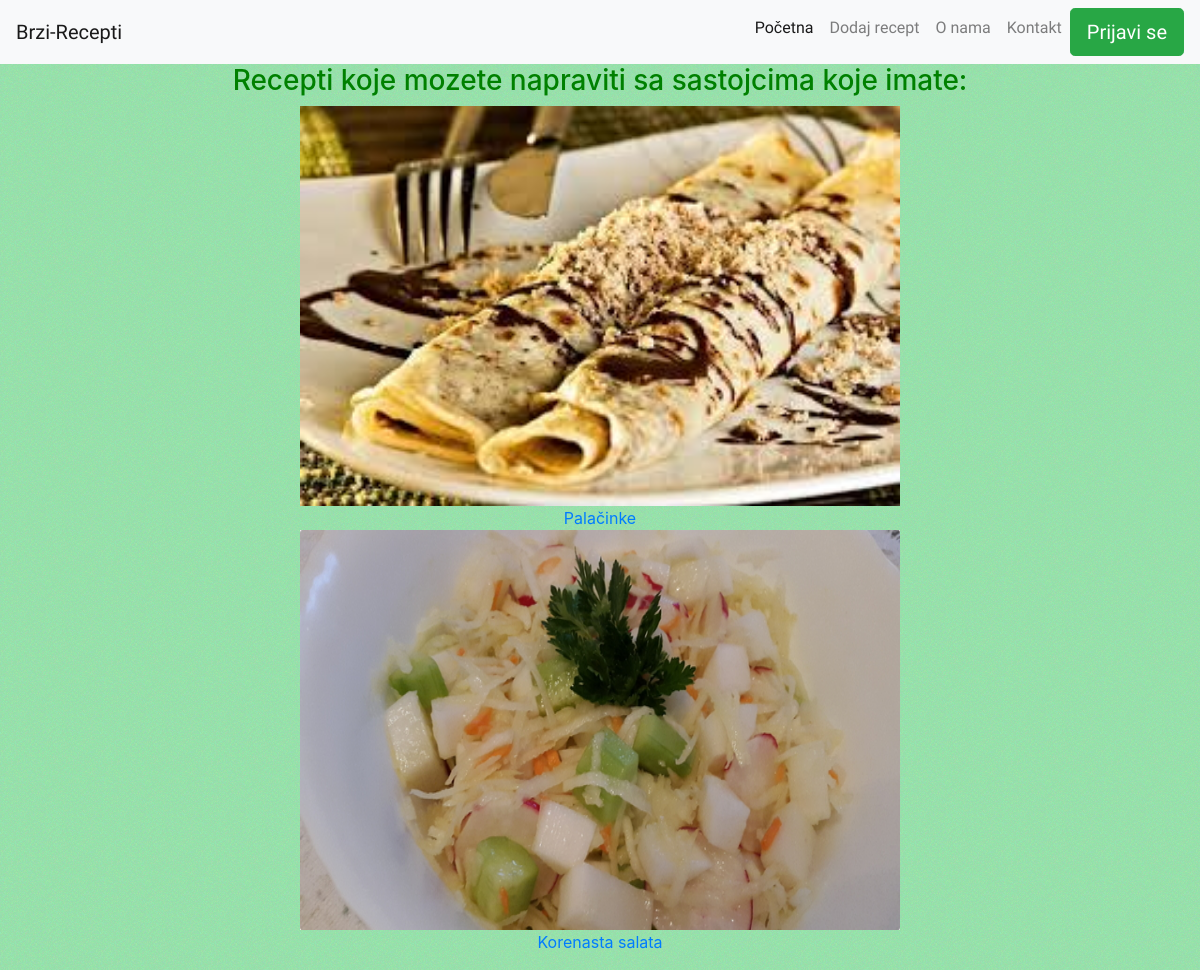
The page /recepti/ on the database its author committed.
### recepti/models.py (models this page shows, shortened)
class Jela(models.Model):
    ime = models.CharField(max_length=100)
    slika = models.FileField()
    kategorija = models.ManyToManyField(Kategorije)
    sastojci = models.ManyToManyField(Sastojci)
    sastojci_opis = models.TextField(null=True)
    nacin_pripreme = models.TextField()
    je_vegeterijansko = models.BooleanField(default=False)
    class Meta:
        verbose_name_plural = "Jela"

### recepti/views.py (the view)
# urls.py: path('recepti/', views.ReceptiView.as_view(), name='recepti'),
class ReceptiView(generic.ListView):  # recepti koje mozete napraviti sa vasim sastojcima
    context_object_name = 'sva_jela'
    template_name = 'recepti/recepti.html'
    def get_queryset(self):
        return Jela.objects.all()

### recepti/templates/recepti/recepti.html (shortened to what this page needs)
{% extends 'recepti/base.html' %}
{% load staticfiles %}
{% block body %}
    <link rel="stylesheet" type="text/css" href="{% static 'recepti/recepti.css' %}" >
    <h3 align = 'center'> Recepti koje mozete napraviti sa sastojcima koje imate: </h3>
    <ul align = 'center' class = 'list-unstyled'>
        {% for jelo in sva_jela %}
            <a href = "{% url 'detalji' jelo.id %}"><img align = 'center' src="{{jelo.slika.url}}" width="600" height="400"></a><br/>
            <a href="{% url 'detalji' jelo.id %}" align = 'center'>  {{ jelo.ime }} </a><br>
        {% endfor %}
    </ul>
{% endblock %}

### recepti/templates/recepti/base.html (shortened to what this page needs)
<!DOCTYPE html>
<html lang="en">
<head>
    {% load staticfiles %}
    <link rel="stylesheet" href="https://maxcdn.bootstrapcdn.com/bootstrap/4.0.0/css/bootstrap.min.css">
    <link rel="stylesheet" type="text/css" href="{% static 'recepti/style.css' %}" >
</head>
<body>
<nav class="navbar navbar-expand-lg navbar-light bg-light">
  <a class="navbar-brand" href="{% url 'index' %}">Brzi-Recepti</a>
  <div class="collapse navbar-collapse" id="navbarSupportedContent">
    <ul class="navbar-nav ml-auto">
      <li class="nav-item active">
        <a class="nav-link" href="{% url 'index' %}">Početna <span class="sr-only">(current)</span></a>
      </li>
      <li class="nav-item">
        <a class="nav-link" href="#">Dodaj recept</a>
      </li>
      <li class="nav-item">
        <a class="nav-link" href="#">O nama</a>
      </li>
      <li class="nav-item">
        <a class="nav-link" href="#">Kontakt</a>
      </li>
      <li class="nav-item">
        {% if user.is_authenticated %}
          <a href="{% url 'odjavljivanje' %}" class="btn btn-lg btn-success">Odjavi se</a>
        {% else %}
          <a href="{% url 'prijavljivanje' %}" class="btn btn-lg btn-success">Prijavi se</a>
        {% endif %}
      </li>
    </ul>
  </div>
</nav>
{% block body %}
{% endblock %}
</body>
</html>

### recepti/static/recepti/style.css (style rules this page uses)
body { background: url("images/background.png"); background-color: #85f5a3; }
nav { font-family: Indie Flower; }

### recepti/static/recepti/recepti.css (style rules this page uses)
h3 { color: green; }

### rows shown on the page
Jela: slika (picture), ime "Palačinke"
Jela: slika (picture), ime "Korenasta salata"
